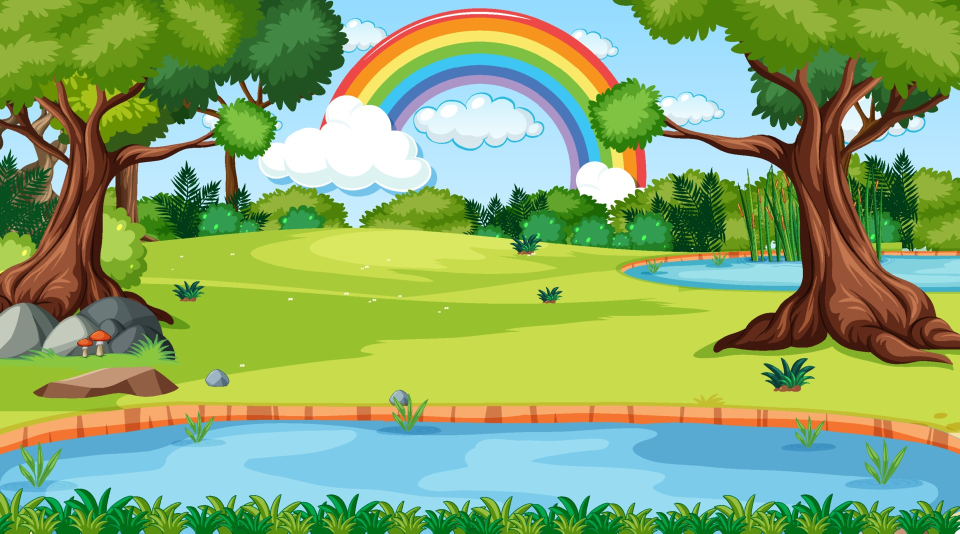
#> input picture OpenCV/image.jpg, 1920 x 1067 px (shown at 1/2 size)
$ python -i image_gradient_hpf.py   (imports and definitions only)   (older library calls are emulated)
#> lines starting #> are read from the running program, lines starting #| are printed output that depends on the picture
#> further down, picture is the input picture: shape (1067, 1920, 3); mean B, G, R 108.6, 168.6, 137
from cameo import Cameo as Cameo_Base
import cv2
import numpy as np


def slider_callback(s): pass


class Cameo(Cameo_Base):
    def __init__(self, filter, title) -> None:
        super().__init__(filter, title)
        self.apply_filter = filter

    def Keypress_Events(self, keycode):
        print("Key_pressed", keycode)

    def loop_Events(self, title):
        self._windowManager.apply_filter = self.apply_filter

    def window_changes(self, title):
        cv2.createTrackbar("Kernal Size", title, 0, 15, slider_callback)
        cv2.createTrackbar("Derivative Order", title, 0, 5, slider_callback)


def morpho_transformations(frame):
    try:

        kernel_size = cv2.getTrackbarPos(
            'Kernal Size', title)*2+1
        order = cv2.getTrackbarPos(
            'Derivative Order', title)
        if order == 0:
            order = 1

    except:
        kernel_size = 1
    height, width = frame.shape[:2]
#> height = 1067; width = 1920
    frame = cv2.resize(frame, (int(0.5*width),
                               int(0.5*height)), interpolation=cv2.INTER_CUBIC)
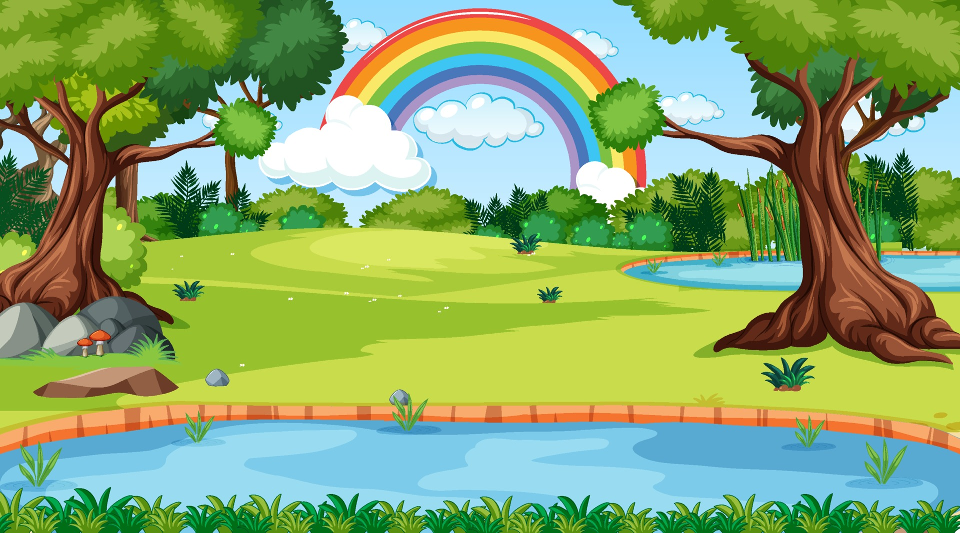
#> frame: shape (533, 960, 3); mean of channels 0, 1, 2 108.6, 168.6, 137.1; drawn as B, G, R
    color = frame.copy()
    frame = cv2.cvtColor(frame, cv2.COLOR_BGR2GRAY)
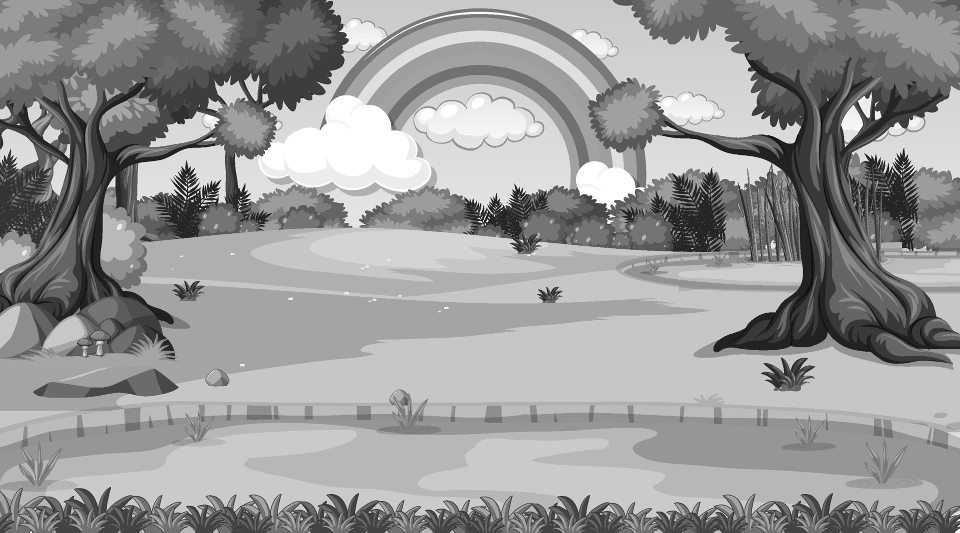
#> frame: shape (533, 960); min 7, max 255, mean 152.4
    frame = cv2.cvtColor(frame, cv2.COLOR_GRAY2BGR)
#> frame: shape (533, 960, 3)

#> (the run stopped early here; a loop or call above may not have finished)
